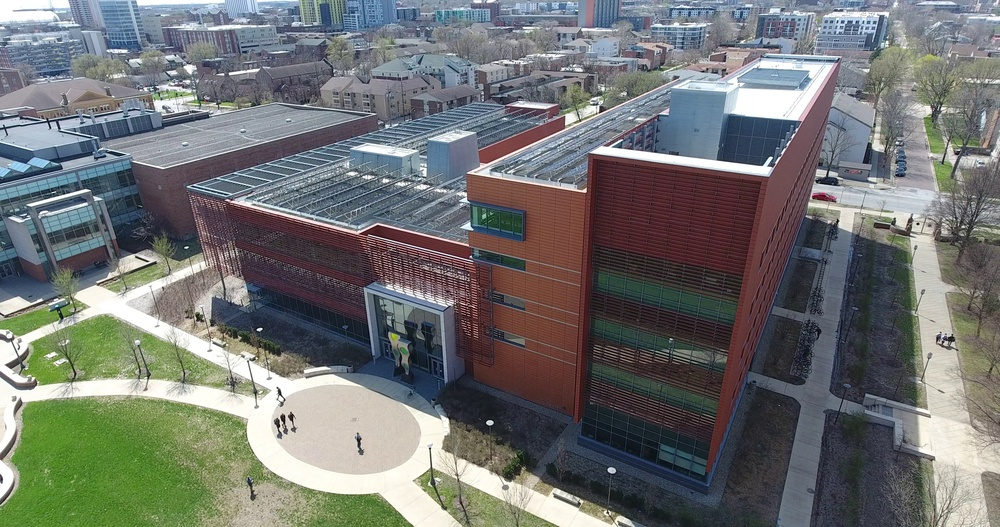
#> input picture MP3/Q3/eceb.jpg, 1000 x 527 px, shrunk from 4096 x 2160 before the run
$ jupyter execute Q3_starter.ipynb   (shell and % lines are left out)
#> lines starting #> are read from the running program, lines starting #| are printed output that depends on the picture; long printed decimals are rounded
# Single-View Geometry (Python)

## Usage
This code snippet provides an overall code structure and some interactive plot interfaces for the *Single-View Geometry* section of Assignment 3. In [main function](#Main-function), we outline the required functionalities step by step. Some of the functions which involves interactive plots are already provided, but [the rest](#Your-implementation) are left for you to implement.

## Package installation
- You will need [GUI backend](https://matplotlib.org/faq/usage_faq.html#what-is-a-backend) to enable interactive plots in `matplotlib`.
- In this code, we use `tkinter` package. Installation instruction can be found [here](https://anaconda.org/anaconda/tk).

# Common imports

[cell 1]
import matplotlib.pyplot as plt
import numpy as np
import cv2
import os
from sympy import *
from PIL import Image
import pickle

# Provided functions

[cell 2]
# [51 lines left out: function get_input_lines, not called in this run]

[cell 3]
def plot_lines_and_vp(ax, im, lines, vp):
    """
    Plots user-input lines and the calculated vanishing point.
    Inputs:
        im: np.ndarray of shape (height, width, 3)
        lines: np.ndarray of shape (3, n)
            where each column denotes the parameters of the line equation
        vp: np.ndarray of shape (3, )
    """
    bx1 = min(1, vp[0] / vp[2]) - 10
    bx2 = max(im.shape[1], vp[0] / vp[2]) + 10
    by1 = min(1, vp[1] / vp[2]) - 10
    by2 = max(im.shape[0], vp[1] / vp[2]) + 10

    ax.imshow(im)
    for i in range(lines.shape[1]):
        if lines[0, i] < lines[1, i]:
            pt1 = np.cross(np.array([1, 0, -bx1]), lines[:, i])
            pt2 = np.cross(np.array([1, 0, -bx2]), lines[:, i])
        else:
            pt1 = np.cross(np.array([0, 1, -by1]), lines[:, i])
            pt2 = np.cross(np.array([0, 1, -by2]), lines[:, i])
        pt1 = pt1 / pt1[2]
        pt2 = pt2 / pt2[2]
        ax.plot([pt1[0], pt2[0]], [pt1[1], pt2[1]], 'g')

    ax.plot(vp[0] / vp[2], vp[1] / vp[2], 'ro')
    ax.set_xlim([bx1, bx2])
    ax.set_ylim([by2, by1])

# Your implementation

[cell 4]
def get_vanishing_point(lines):
    """
    Solves for the vanishing point using the user-input lines.
    """
    # <YOUR CODE>

    l1 = lines[:,0] / np.sqrt(lines[:,0][0]**2 + lines[:,0][1]**2)
    l2 = lines[:,1] / np.sqrt(lines[:,1][0]**2 + lines[:,1][1]**2)
    l3 = lines[:,2] / np.sqrt(lines[:,2][0]**2 + lines[:,2][1]**2)
    A = np.vstack((l1,l2,l3))

    u, s, v = np.linalg.svd(A)
    vp = v[-1,:]
    vp /= vp[-1]
    print('vanishing point:', vp)
    return vp

[cell 5]
def get_horizon_line(vanishing_points):
    """
    Calculates the ground horizon line.
    """
    # <YOUR CODE>

    #The horizional line is the cross of two valishing points x and y
    p1 = vanishing_points[:, 0]
    p2 = vanishing_points[:, 1]

    res = np.cross(p1, p2)


   #The horizional line is the cross of two valishing points x and y
    res = res / np.sqrt((res[0]**2 + res[1]**2))

    print('Horizon Line:', res)
    return res

[cell 6]
def plot_horizon_line(im, vpts, line):
    """
    Plots the horizon line.
    """
    # <YOUR CODE>
    h,w,_ = im.shape
    a,b,c = line
    y1 = - c/b
    y2 = - (c+w*a)/b

    ax.plot([0, w], [y1, y2], 'r')
    ax.imshow(im)

[cell 7]
def get_camera_parameters(vpts):
    """
    Computes the camera parameters. Hint: The SymPy package is suitable for this.
    """
#     Since  the fact that the vanishing directions are orthogonal ,
#     Solve for the focal length and optical center (principal point) of the camera.
    f = Symbol('f')
    px = Symbol('px')
    py = Symbol('py')


    K = Matrix(((f,0,px),(0,f,py), (0,0,1)))
    K_inverse = K.inv()

    #get the vi for three directions.
    vpts = Matrix(vpts)
    vp1 = vpts[:,0]
    vp2 = vpts[:,1]
    vp3 = vpts[:,2]

#   solve the function that vi.T @ K_inverse.T @ K_inverse @ vj = 0

    K1 = (vp1.T * K_inverse.T * K_inverse * vp2)
    K2 = (vp1.T * K_inverse.T * K_inverse * vp3)
    K3 = (vp2.T * K_inverse.T * K_inverse * vp3)

    #solve the results.
    res = solve([K1,K2,K3],[f,px,py] )

    #get the answer
    f = res[0][0]
    px = res[0][1]
    py = res[0][2]
    K = np.array([[f,0,px], [0,f,py], [0,0,1]]).astype(np.float32)
    return f, px, py, K

[cell 8]
def get_rotation_matrix(vpts, f, px, py):
    """
    Computes the rotation matrix using the camera parameters.
    """
    #After we got the vanishing points, f, px, py.
    #We can get that the rotation matrix is the dot product the the inverse of K
    #and the vanishing points in each direction.
    vx = vpts[:,1]
    vy = vpts[:,2]
    vz = vpts[:,0]
    K_inv = np.linalg.inv(K)

    r1 = K_inv.dot(vx)
    r2 = K_inv.dot(vy)
    r3 = K_inv.dot(vz)

#     We also need to normolize our answer at the end.
    r1 /= np.linalg.norm(r1)
    r2 /= np.linalg.norm(r2)
    r3 /= np.linalg.norm(r3)

    R = np.vstack((r1, r2, r3)).T

    return R

[cell 9]
# [9 lines left out: function get_homography, not called in this run]

# Main function

[cell 10]
im = np.asarray(Image.open('./eceb.jpg'))
#> im is the input picture: shape (527, 1000, 3); mean R, G, B 112.6, 114.9, 113.2

# Also loads the vanishing line data if it exists in data.pickle file.
# data.pickle is written using snippet in the next cell.
if os.path.exists('./data.pickle'):
    with open('./data.pickle', 'rb') as f:
#> (reads MP3/Q3/data.pickle from the repository)
        all_n, all_lines, all_centers = pickle.load(f)
    num_vpts = 3

[cell 11]
# [18 lines of commented-out code are left out]

[cell 12]
# Part (1)
# Computing vanishing points for each of the directions
vpts = np.zeros((3, num_vpts))

for i in range(num_vpts):
    fig = plt.figure(); ax = fig.gca()

    # <YOUR CODE> Solve for vanishing point
    vpts[:, i] = get_vanishing_point(all_lines[i])

    # Plot the lines and the vanishing point
    plot_lines_and_vp(ax, im, all_lines[i], vpts[:, i])
    fig.savefig('Q3_vp{:d}.pdf'.format(i), bbox_inches='tight')
#> this loop made 3 passes
#> (bx1 in plot_lines_and_vp, bx2 in plot_lines_and_vp, by1 in plot_lines_and_vp, by2 in plot_lines_and_vp) on passes 1 to 3: (-1940.4, 1010, -9, 537), (-9, 3686.3, -109.6, 537), (-9, 2184.6, -9, 5674.8)
#> pass 1, `fig.savefig('Q3_vp{:d}.pdf'.format(i), bbox_inches='tight')`:
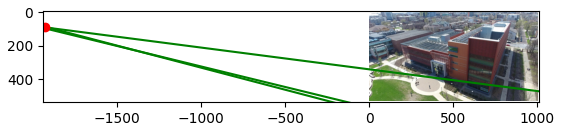
#> figure drawn by matplotlib, 1 panel
#> pass 2, `fig.savefig('Q3_vp{:d}.pdf'.format(i), bbox_inches='tight')`:
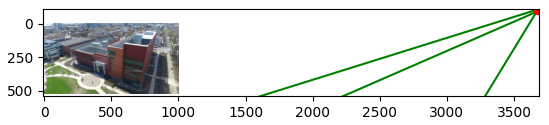
#> figure drawn by matplotlib, 1 panel
#> after the loop, vpts = [[-1930.4, 3676.3, 2174.6], [91.61, -99.57, 5664.8], [1, 1, 1]]
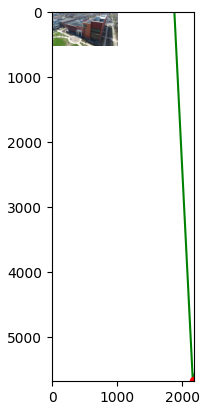
#> figure drawn by matplotlib, 1 panel

[cell 13]
# Part (2) Computing and plotting the horizon
# <YOUR CODE> Get the ground horizon line
horizon_line = get_horizon_line(vpts)
#> in get_horizon_line, `p1 = vanishing_points[:, 0]`: p1 = [-1930.4, 91.61, 1]
#> in get_horizon_line, `p2 = vanishing_points[:, 1]`: p2 = [3676.3, -99.57, 1]
#> in get_horizon_line, `res = np.cross(p1, p2)`: res = [191.2, 5606.8, -144589.3]
#> in get_horizon_line, `res = res / np.sqrt((res[0]**2 + res[1]**2))`: res = [0.0341, 0.999, -25.77]
#| Horizon Line: [  0.03408   0.9994 -25.773]
#> horizon_line = [0.0341, 0.999, -25.77]

# <YOUR CODE> Plot the ground horizon line
fig = plt.figure(); ax = fig.gca()
plot_horizon_line(im,vpts,horizon_line)
#> in plot_horizon_line, `a,b,c = line`: a = 0.0341; b = 0.999; c = -25.77
#> in plot_horizon_line, `y1 = - c/b`: y1 = 25.79
#> in plot_horizon_line, `y2 = - (c+w*a)/b`: y2 = -8.31
fig.savefig('Q3_horizon.pdf', bbox_inches='tight')
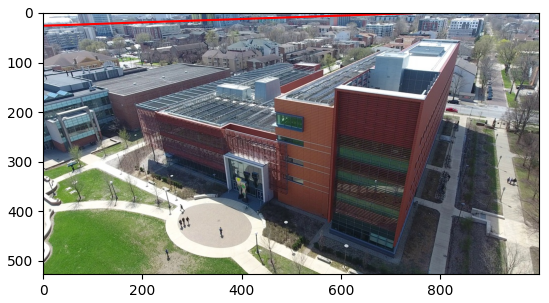
#> figure drawn by matplotlib, 1 panel

[cell 14]
# Part (3) Computing Camera Parameters
# <YOUR CODE> Solve for the camera parameters (f, u, v)
f, px, py, K = get_camera_parameters(vpts)
#> in get_camera_parameters, `res = solve([K1,K2,K3],[f,px,py] )`: res = 2 items
#> in get_camera_parameters, `K = np.array([[f,0,px], [0,f,py], [0,0,1]]).astype(np.float32)`: K = [[-2299.6, 0, 2019.7], [0, -2299.6, 1120.7], [0, 0, 1]]
print("f is:", f)
#| f is: -2299.614
print("px is:", px)
#| px is: 2019.706
print("py is:", py)
#| py is: 1120.667
print("K is:", K)
#| K is: [[-2.2996138e+03  0.0000000e+00  2.0197061e+03]
#|  [ 0.0000000e+00 -2.2996138e+03  1.1206671e+03]
#|  [ 0.0000000e+00  0.0000000e+00  1.0000000e+00]]

[cell 15]
# Part (4) Computing Rotation Matrices
# <YOUR CODE> Solve for the rotation matrix
R = get_rotation_matrix(vpts, f, px, py)
#> in get_rotation_matrix, `vx = vpts[:,1]`: vx = [3676.3, -99.57, 1]
#> in get_rotation_matrix, `vy = vpts[:,2]`: vy = [2174.6, 5664.8, 1]
#> in get_rotation_matrix, `vz = vpts[:,0]`: vz = [-1930.4, 91.61, 1]
#> in get_rotation_matrix, `K_inv = np.linalg.inv(K)`: K_inv = [[-0.000435, 0, 0.878], [0, -0.000435, 0.487], [0, 0, 1]]
#> in get_rotation_matrix, `r1 = K_inv.dot(vx)`: r1 = [-0.72, 0.531, 1]
#> in get_rotation_matrix, `r2 = K_inv.dot(vy)`: r2 = [-0.0674, -1.98, 1]
#> in get_rotation_matrix, `r3 = K_inv.dot(vz)`: r3 = [1.72, 0.447, 1]
#> in get_rotation_matrix, `r1 /= np.linalg.norm(r1)`: r1 = [-0.537, 0.395, 0.745]
#> in get_rotation_matrix, `r2 /= np.linalg.norm(r2)`: r2 = [-0.0304, -0.892, 0.451]
#> in get_rotation_matrix, `r3 /= np.linalg.norm(r3)`: r3 = [0.843, 0.22, 0.491]
#> in get_rotation_matrix, `R = np.vstack((r1, r2, r3)).T`: R = [[-0.537, -0.0304, 0.843], [0.395, -0.892, 0.22], [0.745, 0.451, 0.491]]
print("Rotation matirx is :", R)
#| Rotation matirx is : [[-0.5369 -0.03041  0.8431]
#|  [ 0.3954 -0.8918   0.2196]
#|  [ 0.7452  0.4513   0.4908]]
